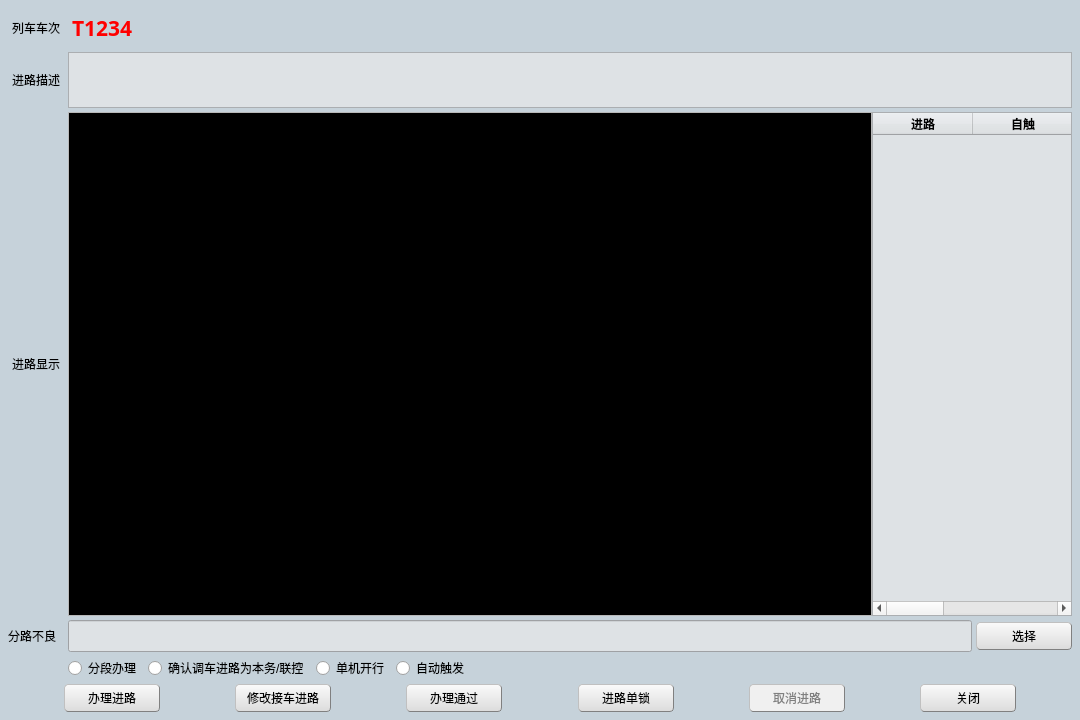
<?xml version="1.0" encoding="UTF-8"?>
<ui version="4.0">
 <class>RouteHandWidget</class>
 <widget class="QWidget" name="RouteHandWidget">
  <property name="geometry">
   <rect>
    <x>0</x>
    <y>0</y>
    <width>1080</width>
    <height>720</height>
   </rect>
  </property>
  <property name="minimumSize">
   <size>
    <width>1080</width>
    <height>720</height>
   </size>
  </property>
  <property name="maximumSize">
   <size>
    <width>1080</width>
    <height>720</height>
   </size>
  </property>
  <property name="windowTitle">
   <string>Form</string>
  </property>
  <property name="styleSheet">
   <string notr="true">QWidget#RouteHandWidget{
    background-color: rgb(198, 210, 218);
}

QPushButton{
    background-color: rgb(240, 240, 240);
    border:1px groove gray;
    border-radius:4px;
    padding:1px 2px;
    border-style:outset;
}
QPushButton:hover{
    background-color: rgb(229, 241, 251);
    color:black
}
QPushButton:pressed{
    background-color: rgb(204, 228, 247);
    border-style:inset;
}
QPushButton{
    background-color: qlineargradient(spread:pad, x1:0, y1:1, x2:0, y2:0, stop:0 rgba(220, 220, 220, 255), stop:1 rgba(250, 250, 250, 255));
}

QPushButton::menu-indicator
{
    subcontrol-origin:padding;
    subcontrol-position:right;
	color:black;
}</string>
  </property>
  <layout class="QVBoxLayout" name="verticalLayout" stretch="0,0,1,0,0,0">
   <property name="spacing">
    <number>4</number>
   </property>
   <property name="leftMargin">
    <number>8</number>
   </property>
   <property name="topMargin">
    <number>8</number>
   </property>
   <property name="rightMargin">
    <number>8</number>
   </property>
   <property name="bottomMargin">
    <number>8</number>
   </property>
   <item>
    <layout class="QHBoxLayout" name="horizontalLayout">
     <property name="spacing">
      <number>8</number>
     </property>
     <item>
      <widget class="QLabel" name="label">
       <property name="minimumSize">
        <size>
         <width>56</width>
         <height>40</height>
        </size>
       </property>
       <property name="maximumSize">
        <size>
         <width>56</width>
         <height>40</height>
        </size>
       </property>
       <property name="text">
        <string>列车车次</string>
       </property>
       <property name="alignment">
        <set>Qt::AlignCenter</set>
       </property>
      </widget>
     </item>
     <item>
      <widget class="QLabel" name="trainNumLabel">
       <property name="minimumSize">
        <size>
         <width>56</width>
         <height>0</height>
        </size>
       </property>
       <property name="maximumSize">
        <size>
         <width>16777215</width>
         <height>56</height>
        </size>
       </property>
       <property name="font">
        <font>
         <family>微软雅黑</family>
         <pointsize>16</pointsize>
         <weight>75</weight>
         <bold>true</bold>
        </font>
       </property>
       <property name="styleSheet">
        <string notr="true">color: rgb(255, 0, 0);</string>
       </property>
       <property name="text">
        <string>T1234</string>
       </property>
      </widget>
     </item>
    </layout>
   </item>
   <item>
    <layout class="QHBoxLayout" name="horizontalLayout_2">
     <property name="spacing">
      <number>4</number>
     </property>
     <item>
      <widget class="QLabel" name="label_3">
       <property name="sizePolicy">
        <sizepolicy hsizetype="Preferred" vsizetype="Preferred">
         <horstretch>0</horstretch>
         <verstretch>0</verstretch>
        </sizepolicy>
       </property>
       <property name="minimumSize">
        <size>
         <width>56</width>
         <height>56</height>
        </size>
       </property>
       <property name="maximumSize">
        <size>
         <width>56</width>
         <height>56</height>
        </size>
       </property>
       <property name="text">
        <string>进路描述</string>
       </property>
       <property name="alignment">
        <set>Qt::AlignCenter</set>
       </property>
      </widget>
     </item>
     <item>
      <widget class="QTextEdit" name="routeInfoEdit">
       <property name="enabled">
        <bool>false</bool>
       </property>
       <property name="minimumSize">
        <size>
         <width>0</width>
         <height>56</height>
        </size>
       </property>
       <property name="maximumSize">
        <size>
         <width>16777215</width>
         <height>56</height>
        </size>
       </property>
       <property name="styleSheet">
        <string notr="true">background-color: rgb(222, 226, 229)</string>
       </property>
      </widget>
     </item>
    </layout>
   </item>
   <item>
    <layout class="QHBoxLayout" name="horizontalLayout_3">
     <property name="spacing">
      <number>4</number>
     </property>
     <item>
      <widget class="QLabel" name="label_2">
       <property name="minimumSize">
        <size>
         <width>56</width>
         <height>40</height>
        </size>
       </property>
       <property name="maximumSize">
        <size>
         <width>56</width>
         <height>40</height>
        </size>
       </property>
       <property name="text">
        <string>进路显示</string>
       </property>
       <property name="alignment">
        <set>Qt::AlignCenter</set>
       </property>
      </widget>
     </item>
     <item>
      <layout class="QHBoxLayout" name="horizontalLayout_4">
       <property name="spacing">
        <number>0</number>
       </property>
       <item>
        <widget class="QScrollArea" name="scrollArea">
         <property name="styleSheet">
          <string notr="true"/>
         </property>
         <property name="widgetResizable">
          <bool>true</bool>
         </property>
         <widget class="QWidget" name="StationView">
          <property name="geometry">
           <rect>
            <x>0</x>
            <y>0</y>
            <width>798</width>
            <height>488</height>
           </rect>
          </property>
          <property name="styleSheet">
           <string notr="true">background-color: rgb(0, 0, 0);</string>
          </property>
         </widget>
        </widget>
       </item>
       <item>
        <widget class="QTableWidget" name="tableWidget">
         <property name="minimumSize">
          <size>
           <width>200</width>
           <height>0</height>
          </size>
         </property>
         <property name="maximumSize">
          <size>
           <width>200</width>
           <height>16777215</height>
          </size>
         </property>
         <property name="styleSheet">
          <string notr="true">background-color: rgb(222, 226, 229);</string>
         </property>
         <column>
          <property name="text">
           <string>进路</string>
          </property>
          <property name="font">
           <font>
            <weight>75</weight>
            <bold>true</bold>
           </font>
          </property>
          <property name="textAlignment">
           <set>AlignCenter</set>
          </property>
         </column>
         <column>
          <property name="text">
           <string>自触</string>
          </property>
          <property name="font">
           <font>
            <weight>75</weight>
            <bold>true</bold>
           </font>
          </property>
          <property name="textAlignment">
           <set>AlignCenter</set>
          </property>
         </column>
         <column>
          <property name="text">
           <string>状态</string>
          </property>
          <property name="font">
           <font>
            <weight>75</weight>
            <bold>true</bold>
           </font>
          </property>
          <property name="textAlignment">
           <set>AlignCenter</set>
          </property>
         </column>
        </widget>
       </item>
      </layout>
     </item>
    </layout>
   </item>
   <item>
    <layout class="QHBoxLayout" name="horizontalLayout_5">
     <property name="spacing">
      <number>4</number>
     </property>
     <item>
      <widget class="QLabel" name="label_4">
       <property name="minimumSize">
        <size>
         <width>56</width>
         <height>32</height>
        </size>
       </property>
       <property name="maximumSize">
        <size>
         <width>56</width>
         <height>32</height>
        </size>
       </property>
       <property name="text">
        <string>分路不良</string>
       </property>
      </widget>
     </item>
     <item>
      <widget class="QLineEdit" name="lineEdit">
       <property name="enabled">
        <bool>false</bool>
       </property>
       <property name="minimumSize">
        <size>
         <width>0</width>
         <height>32</height>
        </size>
       </property>
       <property name="maximumSize">
        <size>
         <width>16777215</width>
         <height>32</height>
        </size>
       </property>
       <property name="styleSheet">
        <string notr="true">background-color: rgb(222, 226, 229);</string>
       </property>
      </widget>
     </item>
     <item>
      <widget class="QPushButton" name="chooseBtn">
       <property name="minimumSize">
        <size>
         <width>96</width>
         <height>28</height>
        </size>
       </property>
       <property name="maximumSize">
        <size>
         <width>96</width>
         <height>28</height>
        </size>
       </property>
       <property name="text">
        <string>选择</string>
       </property>
      </widget>
     </item>
    </layout>
   </item>
   <item>
    <layout class="QHBoxLayout" name="horizontalLayout_6">
     <property name="spacing">
      <number>8</number>
     </property>
     <property name="leftMargin">
      <number>60</number>
     </property>
     <item>
      <widget class="QRadioButton" name="radioButton">
       <property name="minimumSize">
        <size>
         <width>72</width>
         <height>24</height>
        </size>
       </property>
       <property name="maximumSize">
        <size>
         <width>72</width>
         <height>24</height>
        </size>
       </property>
       <property name="text">
        <string>分段办理</string>
       </property>
       <property name="autoExclusive">
        <bool>false</bool>
       </property>
      </widget>
     </item>
     <item>
      <widget class="QRadioButton" name="radioButton_2">
       <property name="minimumSize">
        <size>
         <width>160</width>
         <height>24</height>
        </size>
       </property>
       <property name="maximumSize">
        <size>
         <width>160</width>
         <height>24</height>
        </size>
       </property>
       <property name="text">
        <string>确认调车进路为本务/联控</string>
       </property>
       <property name="autoExclusive">
        <bool>false</bool>
       </property>
      </widget>
     </item>
     <item>
      <widget class="QRadioButton" name="radioButton_3">
       <property name="minimumSize">
        <size>
         <width>72</width>
         <height>24</height>
        </size>
       </property>
       <property name="maximumSize">
        <size>
         <width>72</width>
         <height>24</height>
        </size>
       </property>
       <property name="text">
        <string>单机开行</string>
       </property>
       <property name="autoExclusive">
        <bool>false</bool>
       </property>
      </widget>
     </item>
     <item>
      <widget class="QRadioButton" name="radioButton_4">
       <property name="minimumSize">
        <size>
         <width>72</width>
         <height>24</height>
        </size>
       </property>
       <property name="maximumSize">
        <size>
         <width>72</width>
         <height>24</height>
        </size>
       </property>
       <property name="text">
        <string>自动触发</string>
       </property>
       <property name="autoExclusive">
        <bool>false</bool>
       </property>
      </widget>
     </item>
     <item>
      <spacer name="horizontalSpacer">
       <property name="orientation">
        <enum>Qt::Horizontal</enum>
       </property>
       <property name="sizeHint" stdset="0">
        <size>
         <width>40</width>
         <height>20</height>
        </size>
       </property>
      </spacer>
     </item>
    </layout>
   </item>
   <item>
    <layout class="QHBoxLayout" name="horizontalLayout_7">
     <property name="spacing">
      <number>0</number>
     </property>
     <property name="leftMargin">
      <number>56</number>
     </property>
     <property name="topMargin">
      <number>0</number>
     </property>
     <property name="rightMargin">
      <number>56</number>
     </property>
     <item>
      <widget class="QPushButton" name="handRouteBtn">
       <property name="minimumSize">
        <size>
         <width>96</width>
         <height>28</height>
        </size>
       </property>
       <property name="maximumSize">
        <size>
         <width>96</width>
         <height>28</height>
        </size>
       </property>
       <property name="text">
        <string>办理进路</string>
       </property>
      </widget>
     </item>
     <item>
      <spacer name="horizontalSpacer_3">
       <property name="orientation">
        <enum>Qt::Horizontal</enum>
       </property>
       <property name="sizeHint" stdset="0">
        <size>
         <width>40</width>
         <height>20</height>
        </size>
       </property>
      </spacer>
     </item>
     <item>
      <widget class="QPushButton" name="resetBtn">
       <property name="minimumSize">
        <size>
         <width>96</width>
         <height>28</height>
        </size>
       </property>
       <property name="maximumSize">
        <size>
         <width>96</width>
         <height>28</height>
        </size>
       </property>
       <property name="text">
        <string>修改接车进路</string>
       </property>
      </widget>
     </item>
     <item>
      <spacer name="horizontalSpacer_2">
       <property name="orientation">
        <enum>Qt::Horizontal</enum>
       </property>
       <property name="sizeHint" stdset="0">
        <size>
         <width>40</width>
         <height>20</height>
        </size>
       </property>
      </spacer>
     </item>
     <item>
      <widget class="QPushButton" name="handThroughBtn">
       <property name="minimumSize">
        <size>
         <width>96</width>
         <height>28</height>
        </size>
       </property>
       <property name="maximumSize">
        <size>
         <width>96</width>
         <height>28</height>
        </size>
       </property>
       <property name="text">
        <string>办理通过</string>
       </property>
      </widget>
     </item>
     <item>
      <spacer name="horizontalSpacer_4">
       <property name="orientation">
        <enum>Qt::Horizontal</enum>
       </property>
       <property name="sizeHint" stdset="0">
        <size>
         <width>40</width>
         <height>20</height>
        </size>
       </property>
      </spacer>
     </item>
     <item>
      <widget class="QPushButton" name="lockBtn">
       <property name="minimumSize">
        <size>
         <width>96</width>
         <height>28</height>
        </size>
       </property>
       <property name="maximumSize">
        <size>
         <width>96</width>
         <height>28</height>
        </size>
       </property>
       <property name="text">
        <string>进路单锁</string>
       </property>
      </widget>
     </item>
     <item>
      <spacer name="horizontalSpacer_5">
       <property name="orientation">
        <enum>Qt::Horizontal</enum>
       </property>
       <property name="sizeHint" stdset="0">
        <size>
         <width>40</width>
         <height>20</height>
        </size>
       </property>
      </spacer>
     </item>
     <item>
      <widget class="QPushButton" name="cancelBtn">
       <property name="enabled">
        <bool>false</bool>
       </property>
       <property name="minimumSize">
        <size>
         <width>96</width>
         <height>28</height>
        </size>
       </property>
       <property name="maximumSize">
        <size>
         <width>96</width>
         <height>28</height>
        </size>
       </property>
       <property name="styleSheet">
        <string notr="true">QPushButton{
background-color: rgb(250, 10, 10);
border:1px groove gray;
border-radius:4px;
padding:2px 4px;
border-style:outset;
color: rgb(250, 250, 250);
}

QPushButton:hover{background-color: rgb(229, 0, 0);color: rgb(250, 250, 250);}
QPushButton:pressed{background-color: rgb(204, 0, 0);border-style:inset}
QPushButton:!enabled{background-color: rgb(240, 240, 240);color: gray;}</string>
       </property>
       <property name="text">
        <string>取消进路</string>
       </property>
      </widget>
     </item>
     <item>
      <spacer name="horizontalSpacer_6">
       <property name="orientation">
        <enum>Qt::Horizontal</enum>
       </property>
       <property name="sizeHint" stdset="0">
        <size>
         <width>40</width>
         <height>20</height>
        </size>
       </property>
      </spacer>
     </item>
     <item>
      <widget class="QPushButton" name="closeBtn">
       <property name="minimumSize">
        <size>
         <width>96</width>
         <height>28</height>
        </size>
       </property>
       <property name="maximumSize">
        <size>
         <width>96</width>
         <height>28</height>
        </size>
       </property>
       <property name="text">
        <string>关闭</string>
       </property>
      </widget>
     </item>
    </layout>
   </item>
  </layout>
 </widget>
 <resources/>
 <connections/>
</ui>
